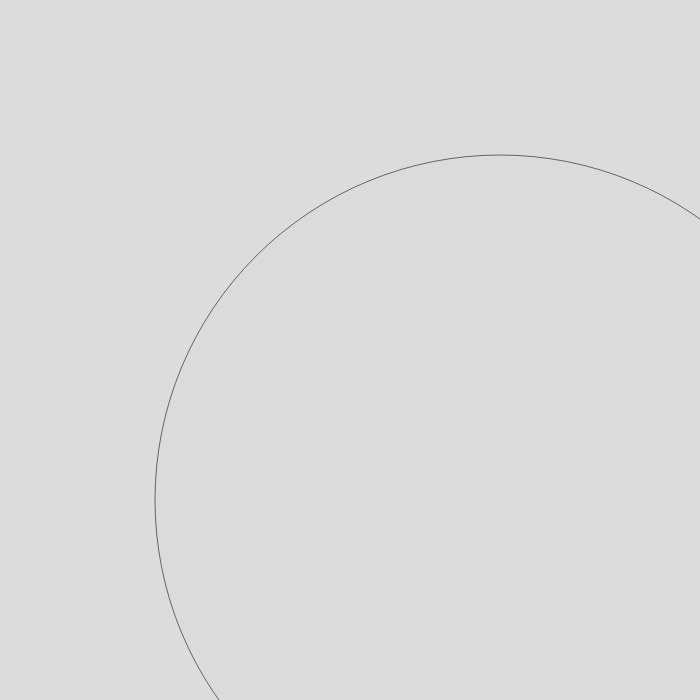
Frame 1 (no input)
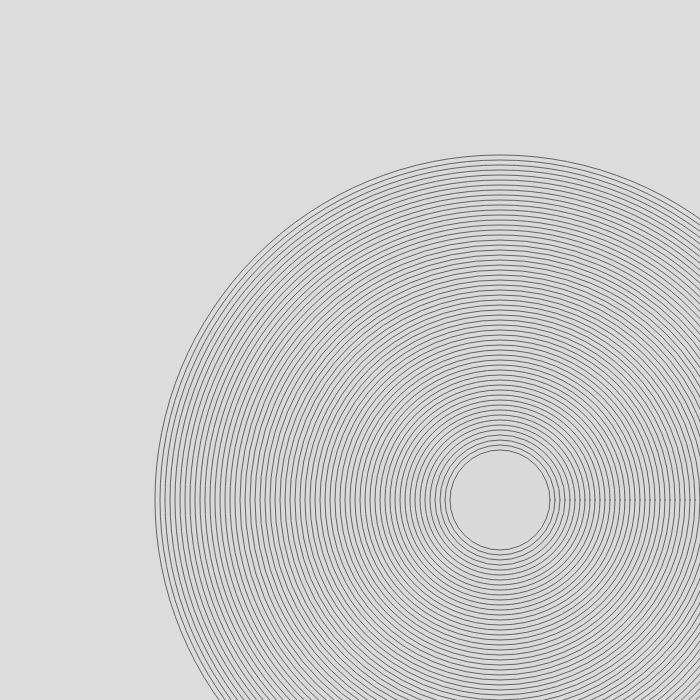
Frame 60 (no input)
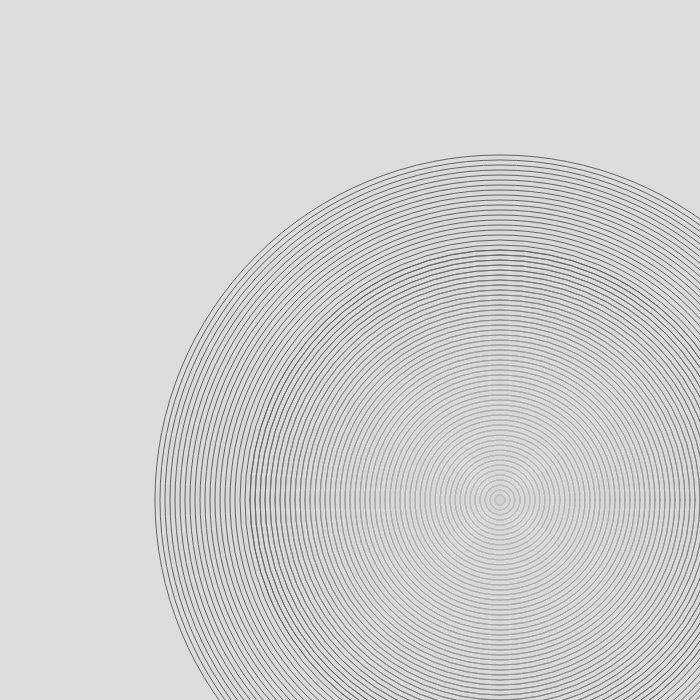
Frame 120 (the mouse pressed at the canvas centre since frame 60)

The p5.js sketch that drew these frames (run headless with seeded random() and noise() and a simulated clock; from frame 60 on, the mouse is pressed at the canvas centre):

// p5.js sketch
// ── sketch.js
var initialSize = 700;
var canvasSize = 700;
var speed = 10;

function setup() {
  smooth();
  createCanvas(canvasSize, canvasSize);
  background(220);
}

function draw() {
  initialSize = initialSize - speed;
  fill(200, 200, 200, 10);
  stroke(100, 100, 100);
  ellipse(500, 500, initialSize, initialSize);
}
